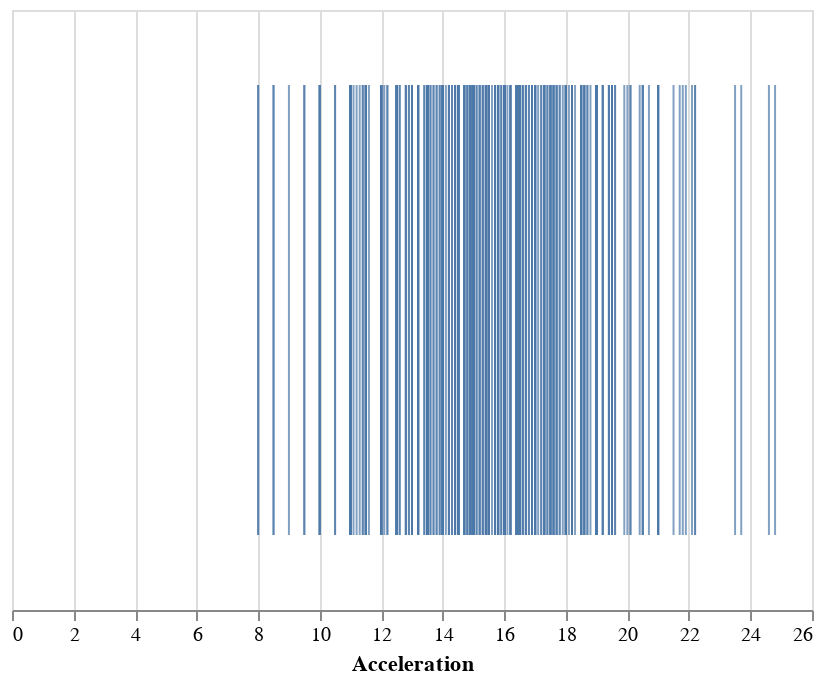

The notebook cell saved with this chart:
### Markdown cell above
There is another nice mark called `tick`:

### Code cell
alt.Chart(cars).mark_tick().encode(
    x='Acceleration',
)

### Figure 1 — Vega-Lite specification as saved in the notebook (floating-point values rounded to 4 significant figures; data arrays with more than 128 entries replaced by an {"elided": "..."} marker saying what was removed)
{"$schema": "https://vega.github.io/schema/vega-lite/v2.6.0.json", "config": {"view": {"height": 300, "width": 400}}, "data": {"name": "data-f02450ab61490a1363517a0190416235"}, "datasets": {"data-f02450ab61490a1363517a0190416235": {"elided": "406 records"}}, "encoding": {"x": {"field": "Acceleration", "type": "quantitative"}}, "mark": "tick"}
